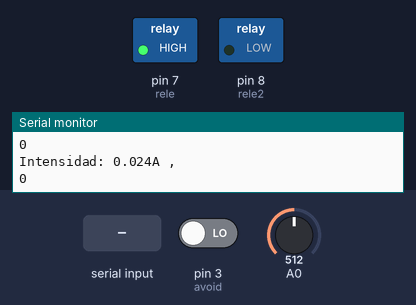
Recording of a sketch running on a simulated Arduino Uno, built with avr-gcc and run on an emulated ATmega328P. Shown: switched loads named in the sketch (green lamp = pin HIGH), the last lines printed to the serial monitor. The inputs (shaded band) are chosen by the test bench; at power-on: pin 3 (avoid) LOW, A0 = 512.

Above: at 1.2 s.
1.3 s: pin 3 (avoid) driven HIGH
At 3.0 s:
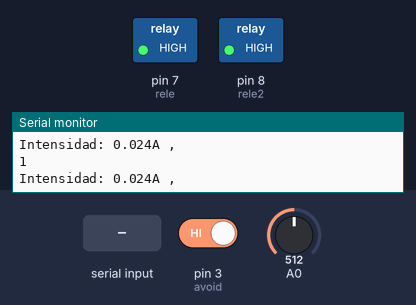
3.8 s: "a" received over Serial
At 5.2 s:
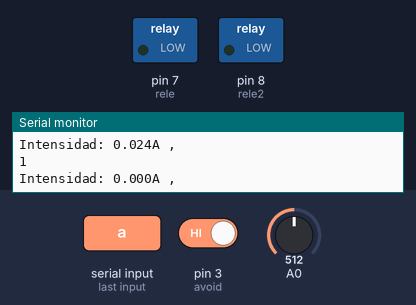
6.1 s: "p" received over Serial
At 7.3 s:
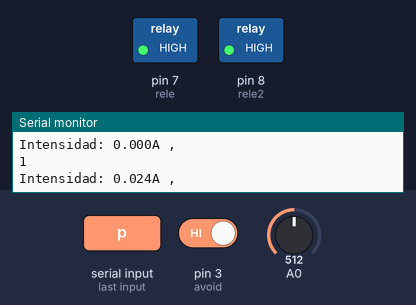
8.4 s: pin 3 (avoid) driven LOW
At 10.7 s:
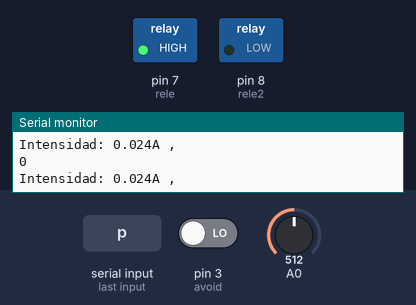
Timing chart, 0 to 11.7 s (numbered marks = the images above; inputs shaded):
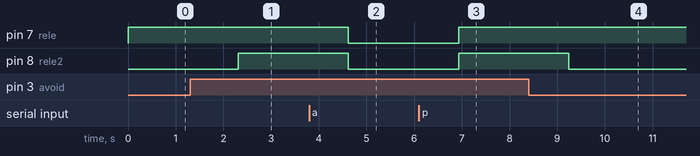

The sketch:

Luz_DosRele.ino
```cpp
// Sensibilidad del sensor en V/A
float SENSIBILITY = 0.100; // Modelo 20A
int SAMPLESNUMBER = 800;
float mA;
//Movimiento
int avoid = 3; // define the obstacle avoidance sensor interface
int val ;// define numeric variables val
boolean encender = false;
// Pin para Relé y variable
const int rele = 7;
boolean interruptor = true;
const int rele2 = 8;
boolean interruptor2 = true;
//lectura del serial
int option;
//Lectura proximidad
int option2;
void setup() {
  Serial.begin(9600);
  // definen pines
  pinMode(rele, OUTPUT);
  pinMode(rele2, OUTPUT);
  //movimiento
  pinMode (avoid, INPUT) ;// define the
  //obstacle avoidance sensor output interface
}
void printMeasure(String prefix, float value, String postfix)
{
  Serial.print(prefix);
  Serial.print(value, 3);
  Serial.println(postfix);
}
void loop() {
  // movimiento
  evitar();
  // leer el serial
  delay(0);
  if (Serial.available() > 0) {
    //leemos la opcion enviada
    option = Serial.read();
    if (option == 'p') {
      interruptor = true;
    }
    if (option == 'a') {
      interruptor = false;
    }
  }
  //Condicional del interruptor / rele
  if (interruptor == true) {
    digitalWrite(rele, HIGH);
    if (val == 1) {
      digitalWrite(rele2, HIGH);
    } else {
      digitalWrite(rele2, LOW);
    }
  }
  if (interruptor == false) {
    digitalWrite(rele, LOW);
    if (val == 0) {
      digitalWrite(rele2, LOW);
    } else {
      digitalWrite(rele2, LOW);
    }
  }
  //Condicional del interruptor2 / rele2
  //Sensor de corriente
  float current = getCorriente(SAMPLESNUMBER);
  float currentRMS = 0.707 * current;
  float power = 230.0 * currentRMS;
  if (interruptor == false) {
    current = 0;
  }
  printMeasure("Intensidad: ", current, "A ,");
  // printMeasure("Irms: ", currentRMS, "A ,");
  //printMeasure("Potencia: ", power, "W");
  delay(1000);
  //Imprimir en el serial
  //estado interruptor / rele
  //Serial.print("Estado luz ");
  //Serial.print(interruptor);
  //Serial.println();
}
float getCorriente(int samplesNumber)
{
  float intensidadFinal;
  float voltage;
  float corrienteSum = 0;
  for (int i = 0; i < samplesNumber; i++)
  {
    voltage = analogRead(A0) * 5.0 / 1023.0;
    corrienteSum += (voltage - 2.5) / SENSIBILITY;
  }
  intensidadFinal = corrienteSum / samplesNumber;
  if ( intensidadFinal < 0) {
    intensidadFinal = intensidadFinal * (-1);
  } else {
    intensidadFinal;
  }
  return (intensidadFinal);
}
void evitar() {
  val = digitalRead (avoid) ;// digital interface will be assigned a value of 3 to read val
  Serial.println(val);
  if (val == HIGH) // When the obstacle avoidance sensor detects a signal, LED flashes
  {
    encender = true;
  }
  else
  {
    encender = false;
  }
}
```

Measured:
- after the input at 1.3 s, pin 8 (rele2): LOW → HIGH after 1.0 s
- after the input at 3.8 s, pin 7 (rele), pin 8 (rele2): HIGH → LOW after 0.82 s
- after the input at 6.1 s, pin 7 (rele), pin 8 (rele2): LOW → HIGH after 0.83 s
- after the input at 8.4 s, pin 8 (rele2): HIGH → LOW after 0.85 s
